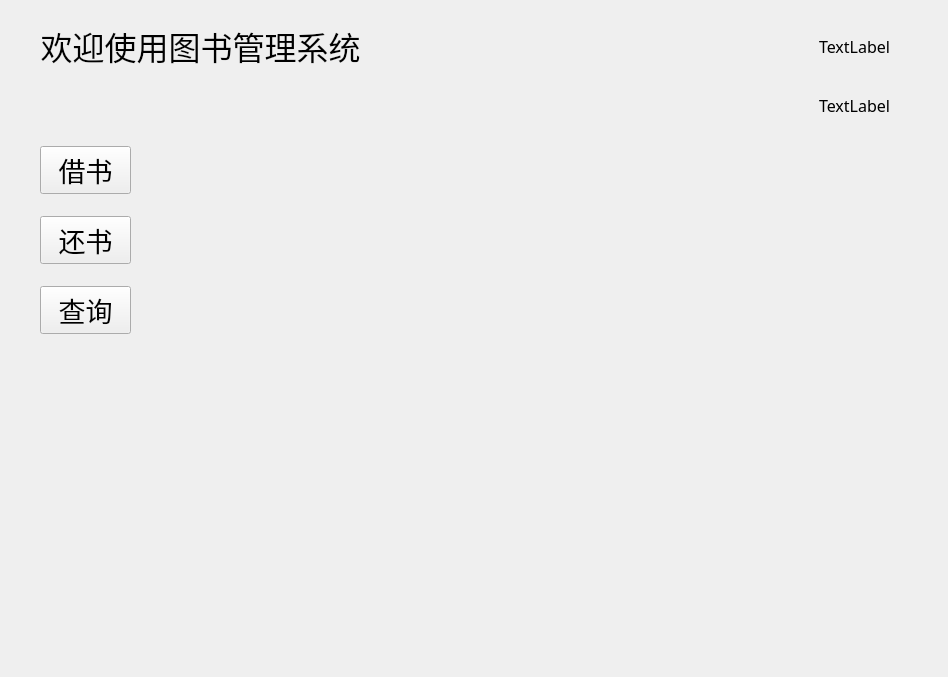
<?xml version="1.0" encoding="UTF-8"?>
<ui version="4.0">
 <class>bookui</class>
 <widget class="QWidget" name="bookui">
  <property name="geometry">
   <rect>
    <x>0</x>
    <y>0</y>
    <width>948</width>
    <height>677</height>
   </rect>
  </property>
  <property name="windowTitle">
   <string>图书管理系统</string>
  </property>
  <widget class="QLabel" name="WelcomeText">
   <property name="geometry">
    <rect>
     <x>10</x>
     <y>0</y>
     <width>381</width>
     <height>91</height>
    </rect>
   </property>
   <property name="font">
    <font>
     <family>宋体</family>
     <pointsize>24</pointsize>
    </font>
   </property>
   <property name="text">
    <string>欢迎使用图书管理系统</string>
   </property>
   <property name="alignment">
    <set>Qt::AlignCenter</set>
   </property>
  </widget>
  <widget class="QWidget" name="verticalLayoutWidget_2">
   <property name="geometry">
    <rect>
     <x>40</x>
     <y>130</y>
     <width>91</width>
     <height>221</height>
    </rect>
   </property>
   <layout class="QVBoxLayout" name="verticalLayout_2">
    <item>
     <widget class="QPushButton" name="BorrowButton">
      <property name="font">
       <font>
        <family>宋体</family>
        <pointsize>20</pointsize>
       </font>
      </property>
      <property name="text">
       <string>借书</string>
      </property>
     </widget>
    </item>
    <item>
     <widget class="QPushButton" name="LendButton">
      <property name="font">
       <font>
        <family>宋体</family>
        <pointsize>20</pointsize>
       </font>
      </property>
      <property name="text">
       <string>还书</string>
      </property>
     </widget>
    </item>
    <item>
     <widget class="QPushButton" name="SearchButton">
      <property name="font">
       <font>
        <family>宋体</family>
        <pointsize>20</pointsize>
       </font>
      </property>
      <property name="text">
       <string>查询</string>
      </property>
     </widget>
    </item>
   </layout>
  </widget>
  <widget class="QWidget" name="horizontalLayoutWidget">
   <property name="geometry">
    <rect>
     <x>700</x>
     <y>20</y>
     <width>231</width>
     <height>111</height>
    </rect>
   </property>
   <layout class="QHBoxLayout" name="horizontalLayout">
    <item>
     <widget class="QLabel" name="SelfPic">
      <property name="text">
       <string/>
      </property>
     </widget>
    </item>
    <item>
     <layout class="QVBoxLayout" name="verticalLayout">
      <item>
       <widget class="QLabel" name="AuthLabel">
        <property name="font">
         <font>
          <family>宋体</family>
          <pointsize>12</pointsize>
         </font>
        </property>
        <property name="text">
         <string>TextLabel</string>
        </property>
       </widget>
      </item>
      <item>
       <widget class="QLabel" name="AccountLabel">
        <property name="font">
         <font>
          <family>宋体</family>
          <pointsize>12</pointsize>
         </font>
        </property>
        <property name="text">
         <string>TextLabel</string>
        </property>
       </widget>
      </item>
     </layout>
    </item>
   </layout>
  </widget>
 </widget>
 <resources/>
 <connections/>
</ui>
